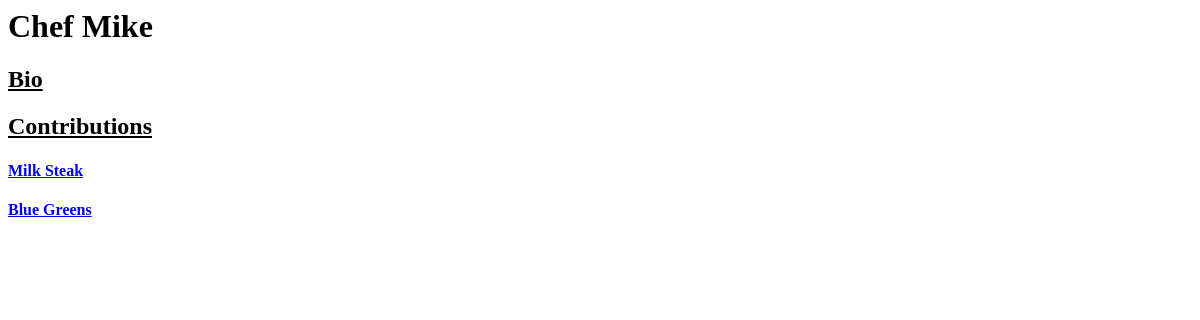
/author/1/, run on an earlier commit of the app's database.
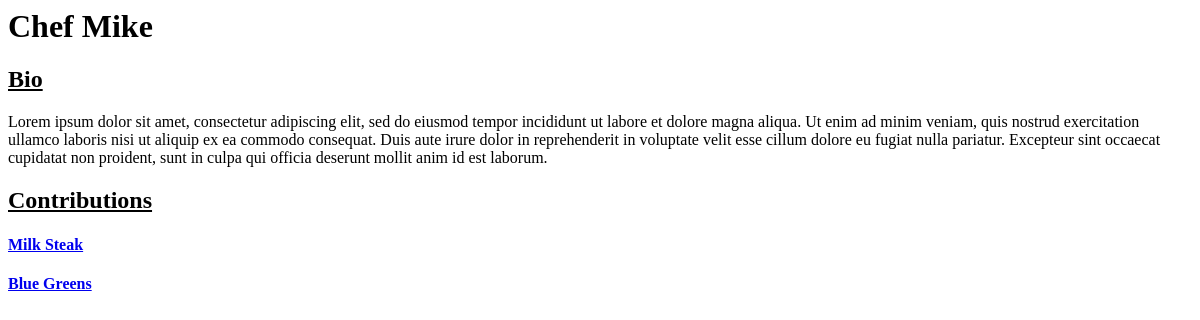
And on a later commit of the database.
### recipeapp/models.py (models this page shows, shortened)
class Author(models.Model):
    name = models.CharField(max_length=80)
    bio = models.TextField()

### recipeapp/views.py (the view)
# urls.py: path('author/<int:author_id>/', author_detail),
def author_detail(request, author_id):
    current_author = Author.objects.filter(id=author_id).first()
    current_recipes = Recipe.objects.filter(author=current_author)
    return render(request, "author_detail.html", {'author': current_author, 'recipes': current_recipes})

### templates/author_detail.html
{% if not author %}
    <h1>Not Found</h1>
{% else %}
    <h1>{{ author.name }}</h1>
    <h2><u>Bio</u></h2>
    <p>{{ author.bio }}</p>
    <h2><u>Contributions</u></h2>
    {% for recipe in recipes %}
    <h4><a href="/recipe/{{ recipe.id }}/">{{recipe.title}}</h4></a>
    {% endfor %}
{% endif %}

What changed in the data, as far as the page shows it:
changed Author "Chef Mike": bio (not shown) → "Lorem ipsum dolor sit amet, consectetur adipiscing elit, sed do eiusmod tempor incididunt ut labore et dolore magna aliqua. Ut enim ad minim veniam, quis nostrud exercitation ullamco laboris nisi ut aliquip ex ea commodo consequat. Duis aute irure dolor in reprehenderit in voluptate velit esse cillum dolore eu fugiat nulla pariatur. Excepteur sint occaecat cupidatat non proident, sunt in culpa qui officia deserunt mollit anim id est laborum."
